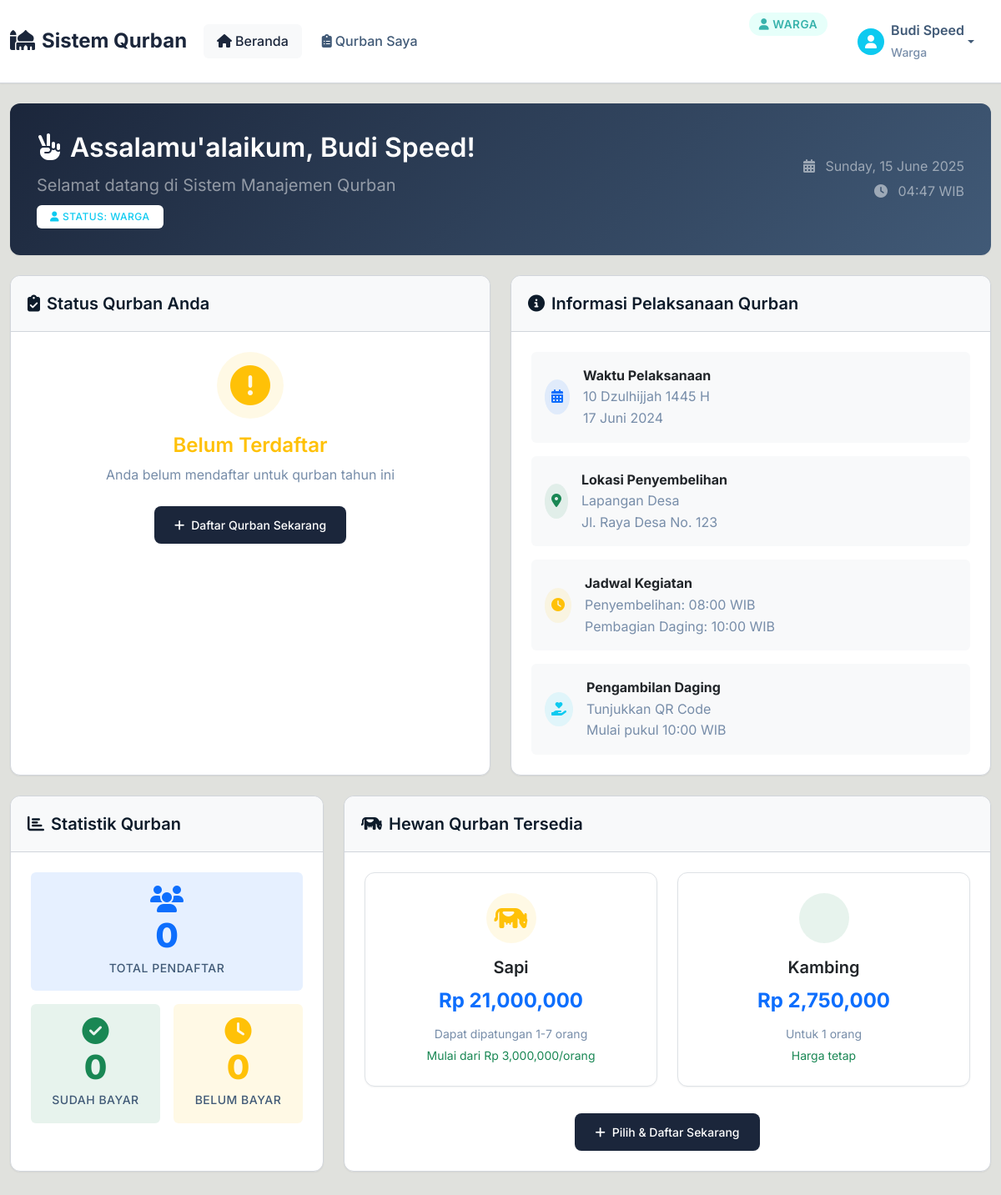
Page /pages/warga/ (signed in) on the committed database.
### tables this page shows
CREATE TABLE IF NOT EXISTS `hewans` (
  `id` int NOT NULL AUTO_INCREMENT,
  `jenis` enum('sapi','kambing') NOT NULL,
  `harga` int NOT NULL DEFAULT '0',
  `created_at` timestamp NOT NULL,
  PRIMARY KEY (`id`)
);

### pages/warga/index.php (the view, shortened to what the rows shown need)
<?php
include "../../config/koneksi.php";
$hewans = mysqli_query($conn, "SELECT * FROM hewans ORDER BY jenis ASC");
?>
<!DOCTYPE html>
<html lang="id">
<head>
    <link href="https://cdn.jsdelivr.net/npm/bootstrap@5.3.0/dist/css/bootstrap.min.css" rel="stylesheet">
    <link href="https://cdnjs.cloudflare.com/ajax/libs/font-awesome/6.4.0/css/all.min.css" rel="stylesheet">
    <link href="../../assets/css/style.css" rel="stylesheet">
</head>
<body>
    <div class="container-fluid py-4">
        <div class="row mb-4">
            <div class="col-12">
                <div class="card dashboard-card fade-in-up">
                    <div class="card-body">
                        <div class="row align-items-center">
                            <div class="col-md-8">
                                <h2 class="text-white mb-2">
                                    <i class="fas fa-hand-peace me-2"></i>Assalamu'alaikum, <?= $_SESSION['nama'] ?>!
                                </h2>
                            </div>
                        </div>
                    </div>
                </div>
            </div>
        </div>
        <div class="row">
            <div class="col-lg-8 mb-4">
                <div class="card h-100 fade-in-up">
                    <div class="card-body">
                        <div class="row">
                            <?php while ($hewan = mysqli_fetch_assoc($hewans)): ?>
                            <div class="col-md-6 mb-3">
                                <div class="card border h-100">
                                    <div class="card-body text-center">
                                        <div class="bg-<?= $hewan['jenis'] == 'sapi' ? 'warning' : 'success' ?> bg-opacity-10 rounded-circle d-inline-flex align-items-center justify-content-center mb-3" style="width: 60px; height: 60px;">
                                            <i class="fas fa-<?= $hewan['jenis'] == 'sapi' ? 'cow' : 'sheep' ?> fa-2x text-<?= $hewan['jenis'] == 'sapi' ? 'warning' : 'success' ?>"></i>
                                        </div>
                                        <h5 class="card-title"><?= ucfirst($hewan['jenis']) ?></h5>
                                        <div class="fs-4 fw-bold text-primary mb-2">
                                            Rp <?= number_format($hewan['harga']) ?>
                                        </div>
                                        <?php if ($hewan['jenis'] == 'sapi'): ?>
                                            <small class="text-muted">Dapat dipatungan 1-7 orang</small><br>
                                            <small class="text-success">Mulai dari Rp <?= number_format($hewan['harga'] / 7) ?>/orang</small>
                                        <?php else: ?>
                                            <small class="text-muted">Untuk 1 orang</small><br>
                                            <small class="text-success">Harga tetap</small>
                                        <?php endif; ?>
                                    </div>
                                </div>
                            </div>
                            <?php endwhile; ?>
                        </div>
                    </div>
                </div>
            </div>
        </div>
    </div>
</body>
</html>

### rows in the picture
hewans: jenis "Sapi", harga "21,000,000", $hewan['harga']/7 "3,000,000"
hewans: jenis "Kambing", harga "2,750,000", shows "Untuk 1 orang"

### other values in the picture
$_SESSION['nama'] "Budi Speed"
$stats['total_pendaftar'] "0"
$stats['sudah_bayar'] "0"
$stats['belum_bayar'] "0"
